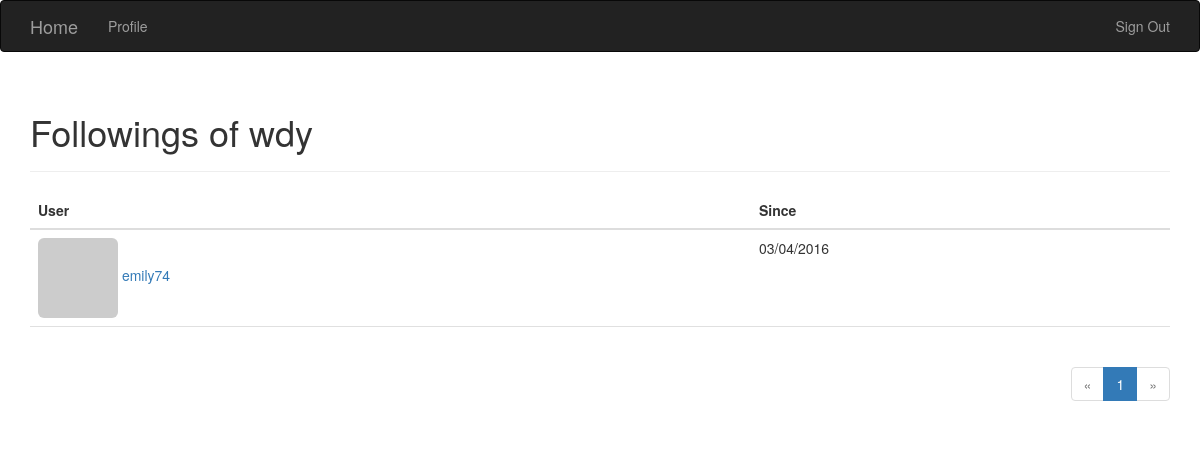
The page /followings/wdy (signed in) on the database its author committed.
### flasky.py (models this page shows, shortened)
class User(UserMixin, db.Model):
    __tablename__ = 'users'
    id = db.Column(db.Integer, primary_key=True)
    email = db.Column(db.String(64), unique=True, index=True)
    username = db.Column(db.String(64), unique=True)
    password_hash = db.Column(db.String(128))
    role_id = db.Column(db.Integer, db.ForeignKey('roles.id'))
    confirmed = db.Column(db.Boolean, default=False)
    location = db.Column(db.String(64))
    about_me = db.Column(db.Text())
    member_since = db.Column(db.DateTime(), default=datetime.utcnow)
    last_seen = db.Column(db.DateTime(), default=datetime.utcnow)
    avatar_hash = db.Column(db.String(32))#email的md5散列值
    posts = db.relationship('Post', backref='author', lazy='dynamic')
    followed = db.relationship('Follow',
                               foreign_keys=[Follow.follower_id],
                               backref=db.backref('follower', lazy='joined'),
                               lazy='dynamic',
                               cascade='all, delete-orphan')
    followers = db.relationship('Follow', foreign_keys=[Follow.followed_id],
                                backref=db.backref('followed', lazy='joined'),
                                lazy='dynamic',
                                cascade='all, delete-orphan')
    comments = db.relationship('Comment', backref='author', lazy='dynamic')
    @property
    def password(self):
        raise AttributeError('password is not a readable attribute')
    def can(self, permissions):
        return self.role is not None and (self.role.permissions & permissions) == permissions
    def gravatar(self, size=100, default='identicon', rating='g'):
        if request.is_secure:
            url = 'https://secure.gravatar.com/avatar'
        else:
            url = 'https://www.gravatar.com/avatar'
        hash = hashlib.md5(self.email.encode('utf-8')).hexdigest()
        return '{url}/{hash}?s={size}&d={default}&r={rating}'.format(
            url=url, hash=hash, size=size, default=default, rating=rating)

class Follow(db.Model):
    __tablename__ = 'follows'
    follower_id = db.Column(db.Integer, db.ForeignKey('users.id'),
                            primary_key=True)
    followed_id = db.Column(db.Integer, db.ForeignKey('users.id'),
                            primary_key=True)
    timestamp = db.Column(db.DateTime, default=datetime.utcnow)

### flasky.py (the view)
@app.route('/followings/<username>')
@login_required
def followings(username):
    user = User.query.filter_by(username=username).first()
    if user is None:
        flash('Invalid user')
        return redirect(url_for('index'))
    page = request.args.get('page', 1, type=int)
    pagination = user.followed.paginate(
        page, per_page=current_app.config['FLASKY_FOLLOWERS_PER_PAGE'],
        error_out=False)
    followings = [{'user': item.followed, 'timestamp': item.timestamp}
                 for item in pagination.items]
    return render_template('followings.html', user=user, title="Followings of",
                           endpoint='followings', pagination=pagination,
                           followings=followings)

### flasky.py (called while the page is built)
@login_manager.user_loader
def load_user(user_id):
    return User.query.get(user_id)

@app.context_processor
def inject_permissions():
    return dict(Permission=Permission)

### templates/followings.html (shortened to what this page needs)
{% extends "base.html" %}
{% import "_macros.html" as macros %}
{% block page_content %}
<div class="page-header">
    <h1>{{ title }} {{ user.username }}</h1>
</div>
<table class="table table-hover followers">
    <thead><tr><th>User</th><th>Since</th></tr></thead>
    {% for follow in followings %}
        {% if follow.user.username != user.username %}
    <tr>
        <td>
            <a href="{{ url_for('user', username = follow.user.username) }}">
                <img class="img-rounded" src="{{ follow.user.gravatar(size=32) }}">
                {{ follow.user.username }}
            </a>
        </td>
        <td>{{ moment(follow.timestamp).format('L') }}</td>
    </tr>
        {% endif %}
    {% endfor %}
</table>
<div class="pagination">
    {{ macros.pagination_widget(pagination, endpoint, username = user.username) }}
</div>
{% endblock %}

### static/styles.css (style rules this page uses)
div.pagination { width: 100%; text-align: right; padding: 0px; margin: 0px; }
.table.followers tr { border-bottom: 1px solid #e0e0e0; }

### rows shown on the page
User: username "wdy"
User: user.username "emily74"
Follow: timestamp "03/04/2016"

### other values the page prints
{{ title }} "Followings of"
{{ p }} "1"
